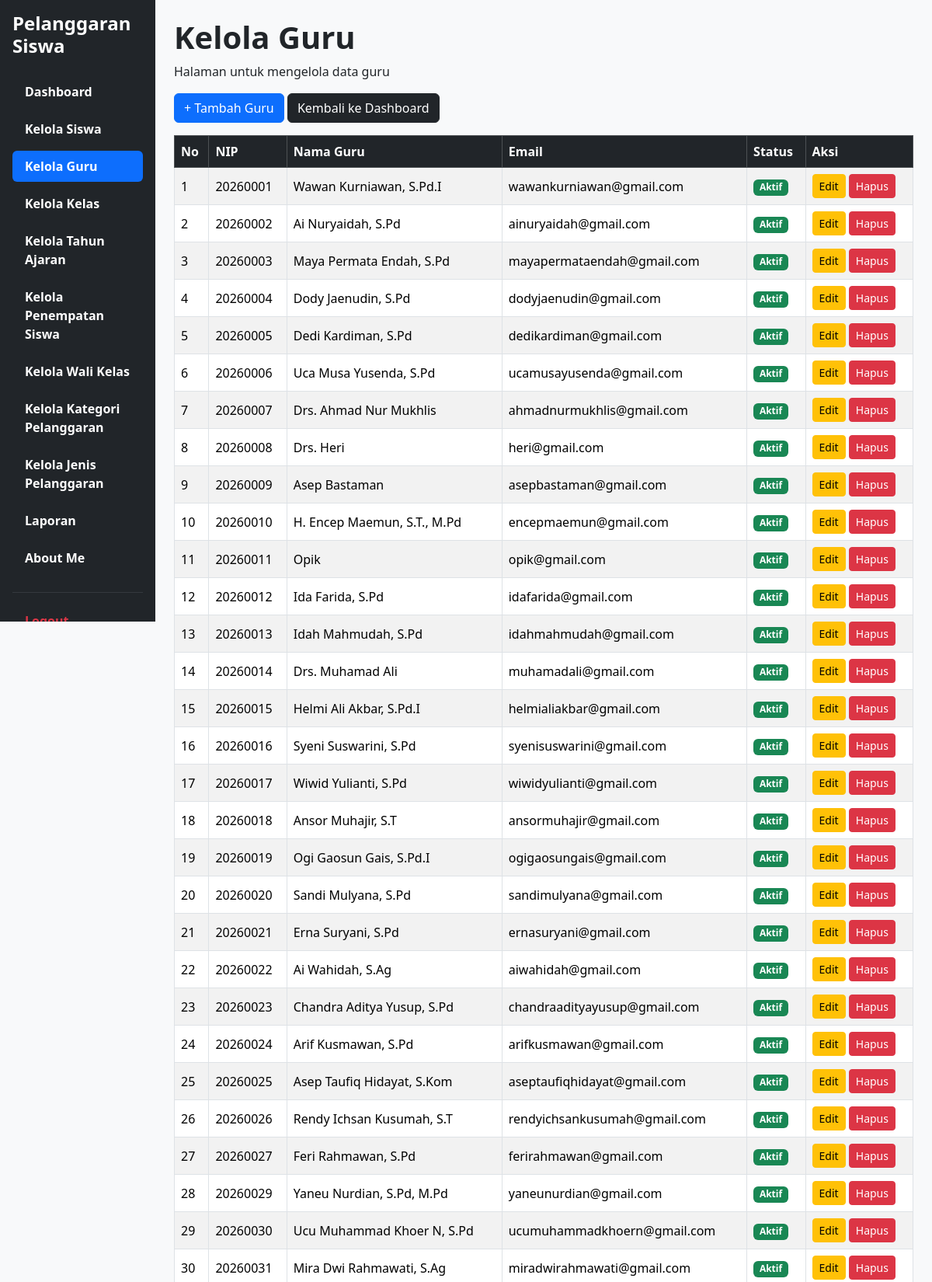
Page /Kelola_Guru.php (upper part) on the committed database.
### tables this page shows
CREATE TABLE `t_guru` (
  `id` int(11) NOT NULL,
  `nip` varchar(30) NOT NULL,
  `nama` varchar(150) DEFAULT NULL,
  `email` varchar(150) NOT NULL,
  `status_aktif` tinyint(1) NOT NULL,
  `user_id` int(11) NOT NULL,
  `created_at` timestamp NOT NULL DEFAULT current_timestamp(),
  `updated_at` timestamp NOT NULL DEFAULT current_timestamp()
);

### Kelola_Guru.php (the view, shortened to what this page needs)
<?php
require_once __DIR__ . '/config/koneksi.php';
$sql = "
    SELECT g.id, g.nip, g.nama, g.email,
           COALESCE(
               (SELECT w.status_aktif FROM t_wali_kelas w WHERE w.guru_id = g.id ORDER BY w.id DESC LIMIT 1),
               g.status_aktif
           ) AS status_aktif
    FROM t_guru g
    ORDER BY g.id ASC
";
$result = $koneksi->query($sql);
?>
<!DOCTYPE html>
<html lang="id">
<head>
    <link href="https://cdn.jsdelivr.net/npm/bootstrap@5.3.8/dist/css/bootstrap.min.css" rel="stylesheet">
    <link rel="stylesheet" href="https://cdn.datatables.net/2.3.4/css/dataTables.bootstrap5.min.css">
</head>
<body class="bg-light">
<div class="container-fluid">
    <div class="row">
        <div class="col-md-3 col-lg-2 bg-dark min-vh-100 p-3 sticky-top" style="top: 0; height: 100vh; overflow-y: auto;">
            <h4 class="text-white fw-bold mb-4">
                Pelanggaran Siswa
            </h4>
            <ul class="nav nav-pills flex-column">
                <li class="nav-item mb-2">
                    <a href="dashboard.php" class="nav-link text-white">
                        <span class="fw-bold">Dashboard</span>
                    </a>
                </li>
                <li class="nav-item mb-2">
                    <a href="Kelola_Siswa.php" class="nav-link text-white">
                        <span class="fw-bold">Kelola Siswa</span>
                    </a>
                </li>
                <li class="nav-item mb-2">
                    <a href="Kelola_Guru.php" class="nav-link active">
                        <span class="fw-bold">Kelola Guru</span>
                    </a>
                </li>
                <li class="nav-item mb-2">
                    <a href="Kelola_Kelas.php" class="nav-link text-white">
                        <span class="fw-bold">Kelola Kelas</span>
                    </a>
                </li>
                <li class="nav-item mb-2">
                    <a href="Kelola_Tahun_Ajaran.php" class="nav-link text-white">
                        <span class="fw-bold">Kelola Tahun Ajaran</span>
                    </a>
                </li>
                <li class="nav-item mb-2">
                    <a href="Kelola_Penempatan_Siswa.php" class="nav-link text-white">
                        <span class="fw-bold">Kelola Penempatan Siswa</span>
                    </a>
                </li>
                <li class="nav-item mb-2">
                    <a href="Kelola_Wali_Kelas.php" class="nav-link text-white">
                        <span class="fw-bold">Kelola Wali Kelas</span>
                    </a>
                </li>
                <li class="nav-item mb-2">
                    <a href="Kelola_Kategori_Pelanggaran.php" class="nav-link text-white">
                        <span class="fw-bold">Kelola Kategori Pelanggaran</span>
                    </a>
                </li>
                <li class="nav-item mb-2">
                    <a href="Kelola_Jenis_Pelanggaran.php" class="nav-link text-white">
                        <span class="fw-bold">Kelola Jenis Pelanggaran</span>
                    </a>
                </li>
                <li class="nav-item mb-2">
                    <a href="Laporan.php" class="nav-link text-white">
                        <span class="fw-bold">Laporan</span>
                    </a>
                </li>
                <li class="nav-item mb-2">
                    <a href="about_me.php" class="nav-link text-white">
                        <span class="fw-bold">About Me</span>
                    </a>
                </li>
                <hr class="text-secondary">
                <li class="nav-item">
                    <a href="logout.php" class="nav-link text-danger">
                        <span class="fw-bold">Logout</span>
                    </a>
                </li>
            </ul>
        </div>
        <main class="col-md-9 col-lg-10 p-4">
            <h1><strong>Kelola Guru</strong></h1>
            <p>Halaman untuk mengelola data guru</p>
            <div class="mb-3">
                <a href="tambah_guru.php" class="btn btn-primary">
                    + Tambah Guru
                </a>
                <a href="dashboard.php" class="btn btn-dark">
                    Kembali ke Dashboard
                </a>
            </div>
            <div class="table-responsive">
                <table id="tabelGuru" class="table table-striped table-bordered align-middle">
                    <thead class="table-dark">
                        <tr>
                            <th>No</th>
                            <th>NIP</th>
                            <th>Nama Guru</th>
                            <th>Email</th>
                            <th>Status</th>
                            <th>Aksi</th>
                        </tr>
                    </thead>
                    <tbody>
                        <?php
                        $no = 1;
                        while ($guru = $result->fetch_assoc()):
                            $bersihNip = str_ireplace('NIP', '', $guru['nip'] ?? '');
                            $bersihEmail = strtolower(trim($guru['email'] ?? ''));
                        ?>
                            <tr>
                                <td><?= $no++ ?></td>
                                <td>
                                    <?= htmlspecialchars($bersihNip, ENT_QUOTES, 'UTF-8') ?>
                                </td>
                                <td>
                                    <?= htmlspecialchars($guru['nama'] ?? '', ENT_QUOTES, 'UTF-8') ?>
                                </td>
                                <td>
                                    <?= htmlspecialchars($bersihEmail, ENT_QUOTES, 'UTF-8') ?>
                                </td>
                                <td>
                                    <?php if ((int)$guru['status_aktif'] === 1): ?>
                                        <span class="badge bg-success">Aktif</span>
                                    <?php else: ?>
                                        <span class="badge bg-secondary">Tidak Aktif</span>
                                    <?php endif; ?>
                                </td>
                                <td>
                                    <a href="edit_guru.php?id=<?= (int)$guru['id'] ?>"
                                       class="btn btn-warning btn-sm">
                                        Edit
                                    </a>
                                    <a href="hapus_guru.php?id=<?= (int)$guru['id'] ?>"
                                       onclick="return confirm('Yakin ingin menghapus guru ini?')"
                                       class="btn btn-danger btn-sm">
                                        Hapus
                                    </a>
                                </td>
                            </tr>
                        <?php endwhile; ?>
                    </tbody>
                </table>
            </div>
        </main>
    </div>
</div>
</body>
</html>

### rows in the picture
t_guru: nip "20260001", nama "Wawan Kurniawan, S.Pd.I", email "wawankurniawan@gmail.com"
t_guru: nip "20260002", nama "Ai Nuryaidah, S.Pd", email "ainuryaidah@gmail.com"
t_guru: nip "20260003", nama "Maya Permata Endah, S.Pd", email "mayapermataendah@gmail.com"
t_guru: nip "20260004", nama "Dody Jaenudin, S.Pd", email "dodyjaenudin@gmail.com"
t_guru: nip "20260005", nama "Dedi Kardiman, S.Pd", email "dedikardiman@gmail.com"
t_guru: nip "20260006", nama "Uca Musa Yusenda, S.Pd", email "ucamusayusenda@gmail.com"
t_guru: nip "20260007", nama "Drs. Ahmad Nur Mukhlis", email "ahmadnurmukhlis@gmail.com"
t_guru: nip "20260008", nama "Drs. Heri", email "heri@gmail.com"
t_guru: nip "20260009", nama "Asep Bastaman", email "asepbastaman@gmail.com"
t_guru: nip "20260010", nama "H. Encep Maemun, S.T., M.Pd", email "encepmaemun@gmail.com"
t_guru: nip "20260011", nama "Opik", email "opik@gmail.com"
t_guru: nip "20260012", nama "Ida Farida, S.Pd", email "idafarida@gmail.com"
t_guru: nip "20260013", nama "Idah Mahmudah, S.Pd", email "idahmahmudah@gmail.com"
t_guru: nip "20260014", nama "Drs. Muhamad Ali", email "muhamadali@gmail.com"
t_guru: nip "20260015", nama "Helmi Ali Akbar, S.Pd.I", email "helmialiakbar@gmail.com"
t_guru: nip "20260016", nama "Syeni Suswarini, S.Pd", email "syenisuswarini@gmail.com"
t_guru: nip "20260017", nama "Wiwid Yulianti, S.Pd", email "wiwidyulianti@gmail.com"
t_guru: nip "20260018", nama "Ansor Muhajir, S.T", email "ansormuhajir@gmail.com"
t_guru: nip "20260019", nama "Ogi Gaosun Gais, S.Pd.I", email "ogigaosungais@gmail.com"
t_guru: nip "20260020", nama "Sandi Mulyana, S.Pd", email "sandimulyana@gmail.com"
t_guru: nip "20260021", nama "Erna Suryani, S.Pd", email "ernasuryani@gmail.com"
t_guru: nip "20260022", nama "Ai Wahidah, S.Ag", email "aiwahidah@gmail.com"
t_guru: nip "20260023", nama "Chandra Aditya Yusup, S.Pd", email "chandraadityayusup@gmail.com"
t_guru: nip "20260024", nama "Arif Kusmawan, S.Pd", email "arifkusmawan@gmail.com"
t_guru: nip "20260025", nama "Asep Taufiq Hidayat, S.Kom", email "aseptaufiqhidayat@gmail.com"
t_guru: nip "20260026", nama "Rendy Ichsan Kusumah, S.T", email "rendyichsankusumah@gmail.com"
t_guru: nip "20260027", nama "Feri Rahmawan, S.Pd", email "ferirahmawan@gmail.com"
t_guru: nip "20260029", nama "Yaneu Nurdian, S.Pd, M.Pd", email "yaneunurdian@gmail.com"
t_guru: nip "20260030", nama "Ucu Muhammad Khoer N, S.Pd", email "ucumuhammadkhoern@gmail.com"
t_guru: nip "20260031", nama "Mira Dwi Rahmawati, S.Ag", email "miradwirahmawati@gmail.com"
